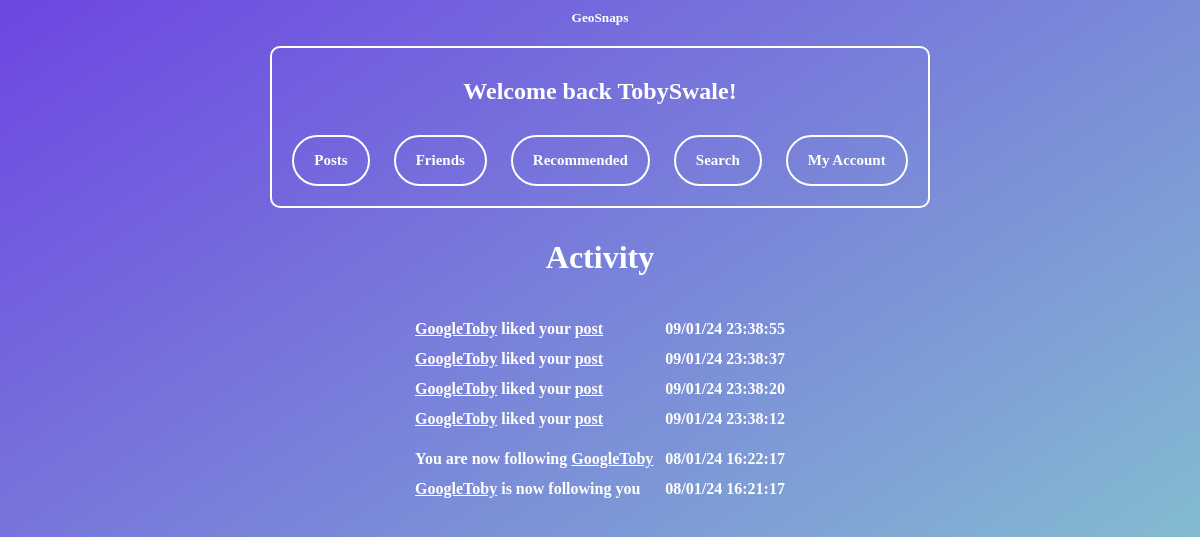
The page /activity (signed in) on the database its author committed.
### tables this page shows
CREATE TABLE "Likes" (
	"id"	INTEGER,
	"usersliked"	TEXT
, "timesent"	TEXT);

CREATE TABLE "friendrequests" (
	"usersend"	TEXT,
	"userreceive"	TEXT,
	"status"	INTEGER DEFAULT 0
, "timesent"	TEXT);

### main.py (the view)
@web_site.route('/activity', methods=['GET', 'POST'])
def activity():
    msg = ""
    username = session["username"]
    con = sqlite3.connect('database.db')
    con.row_factory = sqlite3.Row
    cursor = con.cursor()
    sql = """SELECT Likes.usersliked, Likes.id, Likes.timesent
       FROM Likes
       JOIN Posts ON Likes.id = Posts.id
       WHERE Posts.user = ?"""
    cursor.execute(sql, (username,))
    rows = cursor.fetchall()
    newrows = []
    for row in rows:
        rowdict = dict(row)
        rowdict['type'] = 'like'
        newrows.append(rowdict)
    con.row_factory = sqlite3.Row
    cursor = con.cursor()
    sql = """SELECT friendrequests.usersend, friendrequests.timesent
           FROM friendrequests
           WHERE friendrequests.userreceive = ? AND status = 2"""
    cursor.execute(sql, (username,))
    rows2 = cursor.fetchall()
    newrows2 = []
    for row in rows2:
        rowdict = dict(row)
        rowdict['type'] = 'follower'
        newrows2.append(rowdict)
    con.row_factory = sqlite3.Row
    cursor = con.cursor()
    sql = "SELECT * FROM friendrequests WHERE userreceive = ? AND status = 1"
    cursor.execute(sql, (username,))
    rows3 = cursor.fetchall()
    newrows3 = []
    for row in rows3:
        rowdict = dict(row)
        rowdict['type'] = 'request'
        newrows3.append(rowdict)
    con.row_factory = sqlite3.Row
    cursor = con.cursor()
    sql = "SELECT * FROM friendrequests WHERE usersend = ? AND status = 2"
    cursor.execute(sql, (username,))
    rows4 = cursor.fetchall()
    newrows4 = []
    for row in rows4:
        rowdict = dict(row)
        rowdict['type'] = 'following'
        newrows4.append(rowdict)
    con.row_factory = sqlite3.Row
    cursor = con.cursor()
    sql = "SELECT * FROM friendrequests WHERE usersend = ? AND status = 1"
    cursor.execute(sql, (username,))
    rows5 = cursor.fetchall()
    newrows5 = []
    for row in rows5:
        rowdict = dict(row)
        rowdict['type'] = 'requestfollowing'
        newrows5.append(rowdict)
    newrows += newrows2
    newrows += newrows3
    newrows += newrows4
    newrows += newrows5
    rowsinsec = []
    for row in newrows:
        getdatetime = datetime.strptime(row["timesent"], "%d/%m/%y %H:%M:%S") #converts to known format
        datetimenow = datetime.now() #Gets time now
        datetimedif = datetimenow - getdatetime #finds dif
        timedif = datetimedif.total_seconds() #converts dif to s
        rowdict = dict(row) #sets var to old dict of row
        rowdict['timedif'] = timedif #adds sec dif to dict
        rowsinsec.append(rowdict) #appends to list
    sortedrows = sorted(rowsinsec, key=lambda x: x.get('timedif'))
    if sortedrows == []:
        msg = "No recent activity"
    return render_template("activity.html", rows=sortedrows, username=username,msg=msg)

### templates/activity.html (shortened to what this page needs)
{% extends 'base.html' %}
{% block content %}
<h1>Activity</h1>
<div class="namelink">
  <table class="centered-table" style="text-align: left;">
    {% for row in rows %}
    <tr>
      {% if row["type"] == "like" %}
        {% if row["usersliked"] != username %}
          <td><a href ='/viewaccount?id={{row["usersliked"]}}'>{{row["usersliked"]}}</a> liked your <a href ='/viewpost?id={{row["id"]}}'>post</a></td>
          <td>{{row["timesent"]}}</td>
        {% endif %}
      {% else %}
        {% if row["type"] == "follower" %}
          <td><a href ='/viewaccount?id={{row["usersend"]}}'>{{row["usersend"]}}</a> is now following you</td>
          <td>{{row["timesent"]}}</td>
        {% elif row["type"] == "request" %}
          <td><a href ='/acceptignore?id={{row["usersend"]}}'>{{row["usersend"]}}</a> has sent you a follow request</td>
          <td>{{row["timesent"]}}</td>
        {% elif row["type"] == "following" %}
          <td>You are now following <a href='/viewaccount?id={{row["userreceive"]}}'>{{row["userreceive"]}}</a></td>
          <td>{{row["timesent"]}}</td>
        {% elif row["type"] == "requestfollowing" %}
          <td>You sent a follow request to <a href='/viewaccount?id={{row["userreceive"]}}'>{{row["userreceive"]}}</a></td>
          <td>{{row["timesent"]}}</td>
        {% endif %}
      {% endif %}
    </tr>
    {% endfor %}
  </table>
</div>
{% endblock %}

### templates/base.html (shortened to what this page needs)
<html>
<head>
<link href="/static/style.css" rel="stylesheet">
</head>
<body>
<a href='/GeoSnaps' style="display: block; text-decoration: none; color: white; pointer-events: none;">
  <h5 style="margin: 0px;">
    <span style="pointer-events: auto;">GeoSnaps</span>
  </h5>
</a>
<div class="buttonbox">
  {% if session["username"] %}
    <h2>Welcome back {{ session["username"] }}!</h2>
    <a href ='/allposts' class="linkbutton">Posts</a>
    <a href ='/friends' class="linkbutton">Friends</a>
    <a href ='/recommended' class="linkbutton">Recommended</a>
    <a href ='/search' class="linkbutton">Search</a>
    <a href ='/account' class="linkbutton">My Account</a>
  {% else %}
    <h2>You are not logged in</h2>
    <a href ='/Index' class="linkbutton">Register</a>
    <a href ='/login' class="linkbutton">Login</a>
  {% endif %}
</div>
  {% block content %}{% endblock %}
</body>
</html>

### static/style.css (style rules this page uses)
body { background: linear-gradient(to bottom right, #6e45e2, #88d3ce); text-align: center; }
h1 { color:white; font-family:Verdana; }
h2 { color:white; font-family:Verdana; }
h5 { color:white; font-family:Verdana; }
a { font-weight:bold; text-decoration:none; margin:10px; }
.linkbutton { display: inline-flex; align-items: center; justify-content: center; padding: 15px 20px; font-family: "Verdana"; font-weight: 700; font-size: 15px; text-decoration: none; color: #FFFFFF; border: 2px solid #FFFFFF; border-radius: 30px; }
.buttonbox { border: 2px solid white; border-radius: 10px; padding: 10px; margin: 10px; display: inline-block; }
.centered-table { margin: 0 auto; color:white; font-family:Verdana; border: 1px solid transparent; border-spacing: 10px; font-weight:bold; text-align: center; }

### templates/activity.html (style rules this page uses)
.namelink a { text-decoration: underline; color: white; font-family:Verdana; margin: 0; }

### rows shown on the page
Likes: usersliked "GoogleToby", timesent "09/01/24 23:38:55"
Likes: usersliked "GoogleToby", timesent "09/01/24 23:38:37"
Likes: usersliked "GoogleToby", timesent "09/01/24 23:38:20"
Likes: usersliked "GoogleToby", timesent "09/01/24 23:38:12"
friendrequests: userreceive "GoogleToby", timesent "08/01/24 16:22:17"
friendrequests: usersend "GoogleToby", timesent "08/01/24 16:21:17"

### other values the page prints
{{ session["username"] }} "TobySwale"
